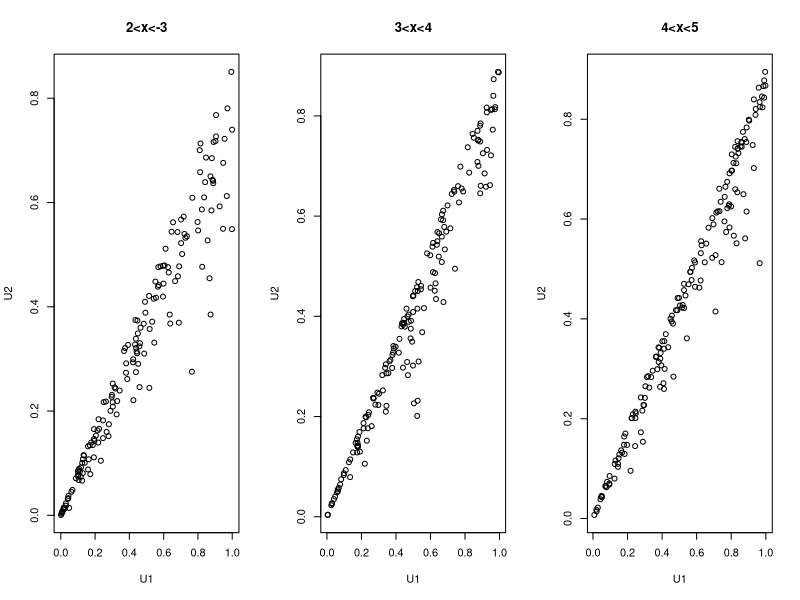
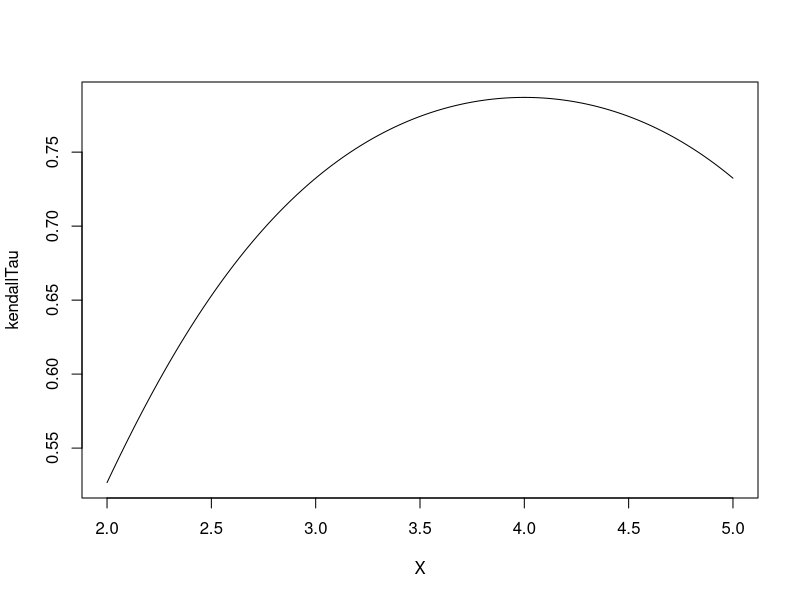
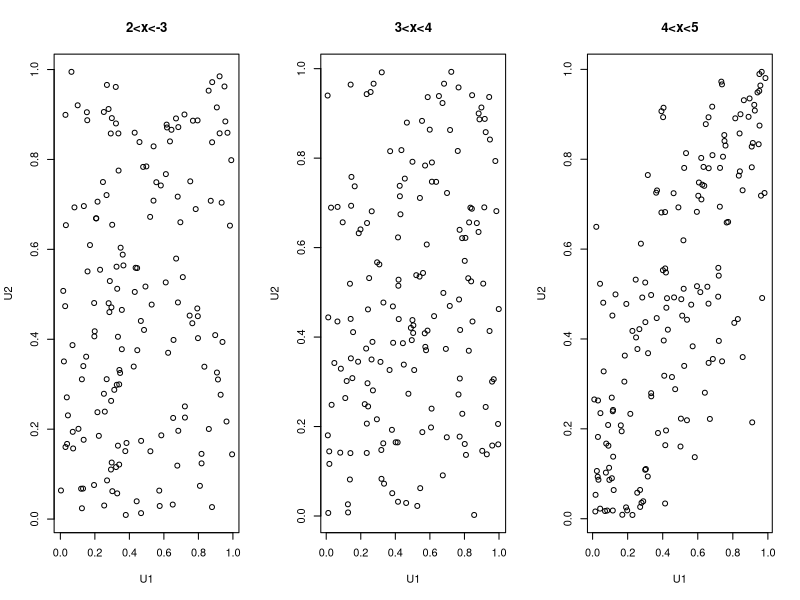
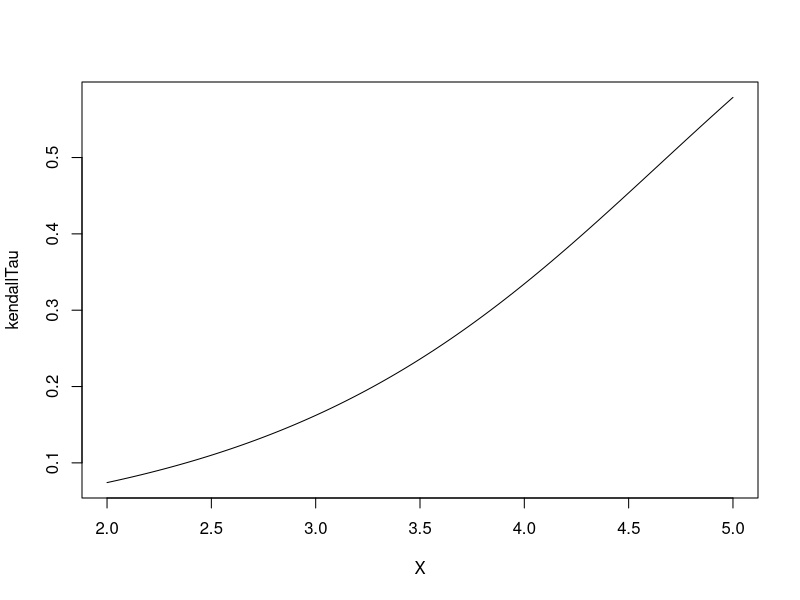

Generate these figures, in order, with R:
## ---- chunk 1
n=500
U1=runif(n)
V=runif(n)

X=seq(2,5, length.out = n)
kendallTau=rep(0,n)
U2=rep(0,n)
for (i in 1:n) {
  theta=exp(2 - 0.3*(X[i] - 4)^2)
  kendallTau[i]=theta/(theta+2)
  
  U2[i]=(U1[i]^(-theta)*(V[i]^(-theta/(1+theta))+1))^(-1/theta)
}

par(mfrow=c(1,3))
plot(U1[1:(1/3*n)], U2[1:(1/3*n)], xlab = 'U1', ylab='U2', main = '2<x<-3')
plot(U1[(1/3*n):(2/3*n)], U2[(1/3*n):(2/3*n)],xlab = 'U1', ylab='U2', main = '3<x<4')
plot(U1[(2/3*n):n], U2[(2/3*n):n], xlab = 'U1', ylab='U2', main = '4<x<5')
par(mfrow=c(1,1))
plot(X, kendallTau, type='l')
## ---- chunk 2
n=500
U1=runif(n)
V=runif(n)

X=seq(2,5, length.out = n)

fun=function(t){
  t/(exp(t)-1)
}

D=function(theta){
  1/theta*integrate(fun, 0, theta)$value
}
kendallTau=rep(0,n)
U2=rep(0,n)
for (i in 1:n) {
  theta=exp(0.8*X[i] - 2)
  kendallTau[i]=1+4/theta*(D(theta)-1)
  
  U2[i]=-1/theta*log(
    1+(V[i]*(1-exp(-theta)))/
      (V[i]*(exp(-theta*U1[i])-1)-exp(-theta*U1[i]))
                     )
}

par(mfrow=c(1,3))
plot(U1[1:(1/3*n)], U2[1:(1/3*n)], xlab = 'U1', ylab='U2', main = '2<x<-3')
plot(U1[(1/3*n):(2/3*n)], U2[(1/3*n):(2/3*n)],xlab = 'U1', ylab='U2', main = '3<x<4')
plot(U1[(2/3*n):n], U2[(2/3*n):n], xlab = 'U1', ylab='U2', main = '4<x<5')
par(mfrow=c(1,1))
plot(X, kendallTau, type='l')
